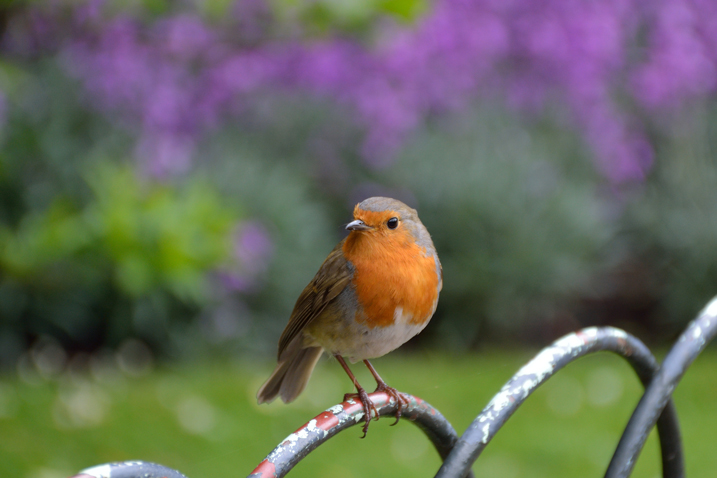
#> input picture 2/2-2/sample.jpg, 717 x 478 px
$ python sample.py ../../2/2-2/sample.jpg   (older library calls are emulated)
#> lines starting #> are read from the running program, lines starting #| are printed output that depends on the picture
# -*- coding: utf-8 -*-

import sys
import numpy as np
import cv2

img = None

def onTrackbarSlide(pos):
    global img
    ksize = int(cv2.getTrackbarPos('ksize', 'Original') * 2 + 1)
    dst = cv2.Laplacian(np.array(img), cv2.CV_8U, None, ksize)
    cv2.imshow('Laplacian', dst)

def main(args):
    global img
    if len(args) != 2:
        return -1
    img = cv2.imread(args[1])
#> img is the input picture: shape (478, 717, 3); mean B, G, R 90.5, 104.6, 102.5
    h, w = img.shape[:2]
#> h = 478; w = 717
    img = cv2.resize(img, (int(w / 4), int(h / 4)))
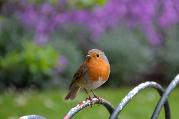
#> img: shape (119, 179, 3); mean B, G, R 90.4, 104.5, 102.4

    cv2.namedWindow('Original')
    cv2.namedWindow('Laplacian')

    cv2.createTrackbar('ksize', 'Original', 0, 10, onTrackbarSlide)

    cv2.imshow('Original', img)

    onTrackbarSlide(100)
#> in onTrackbarSlide, `dst = cv2.Laplacian(np.array(img), cv2.CV_8U, None, ksize)`:
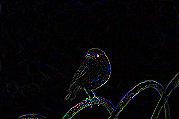
#> dst: shape (119, 179, 3); mean B, G, R 7.3, 5.7, 6.1
    cv2.waitKey(0)
    cv2.destroyAllWindows()
    return 0

if __name__ == '__main__':
    args = sys.argv
    main(args)
